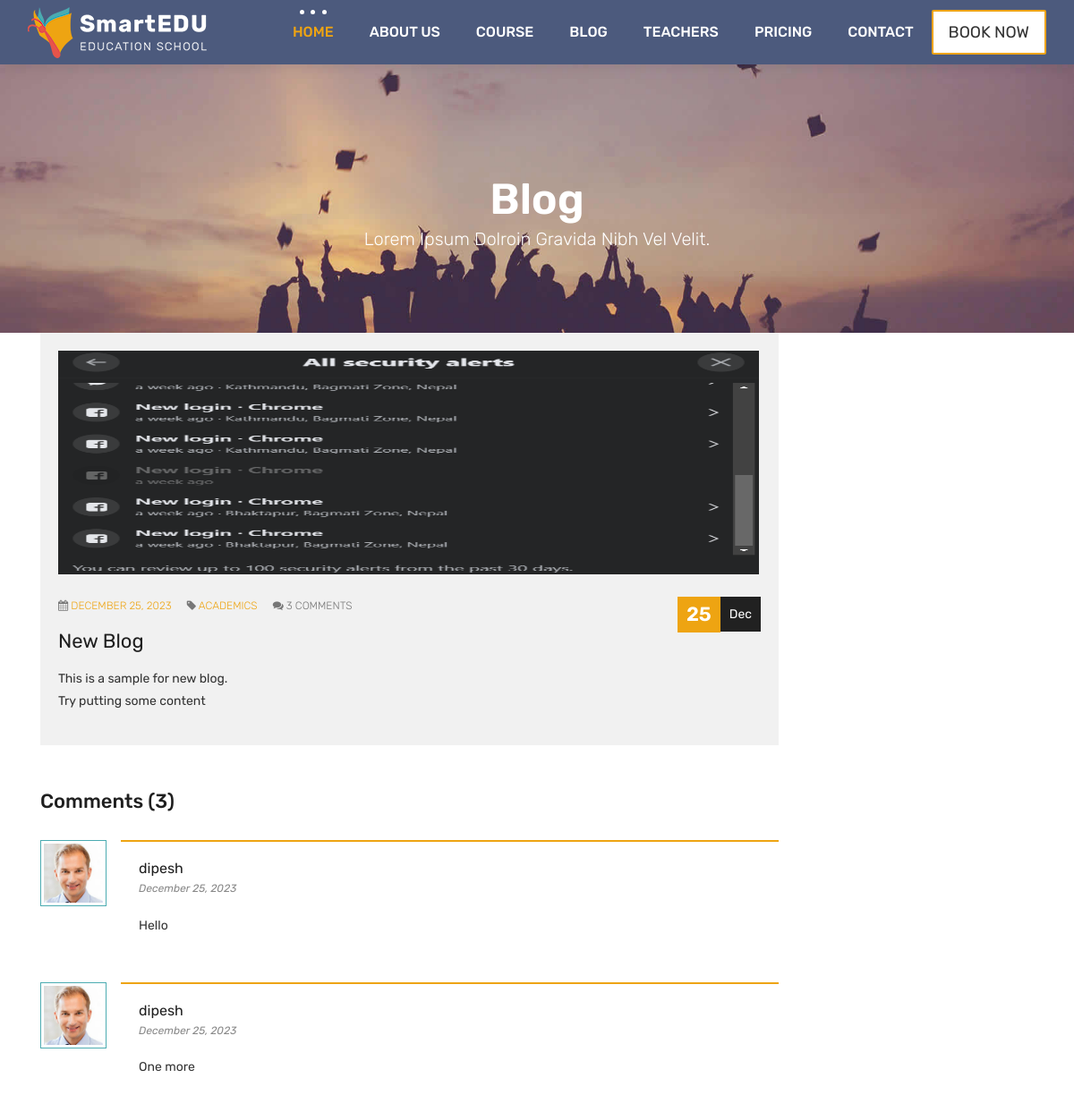
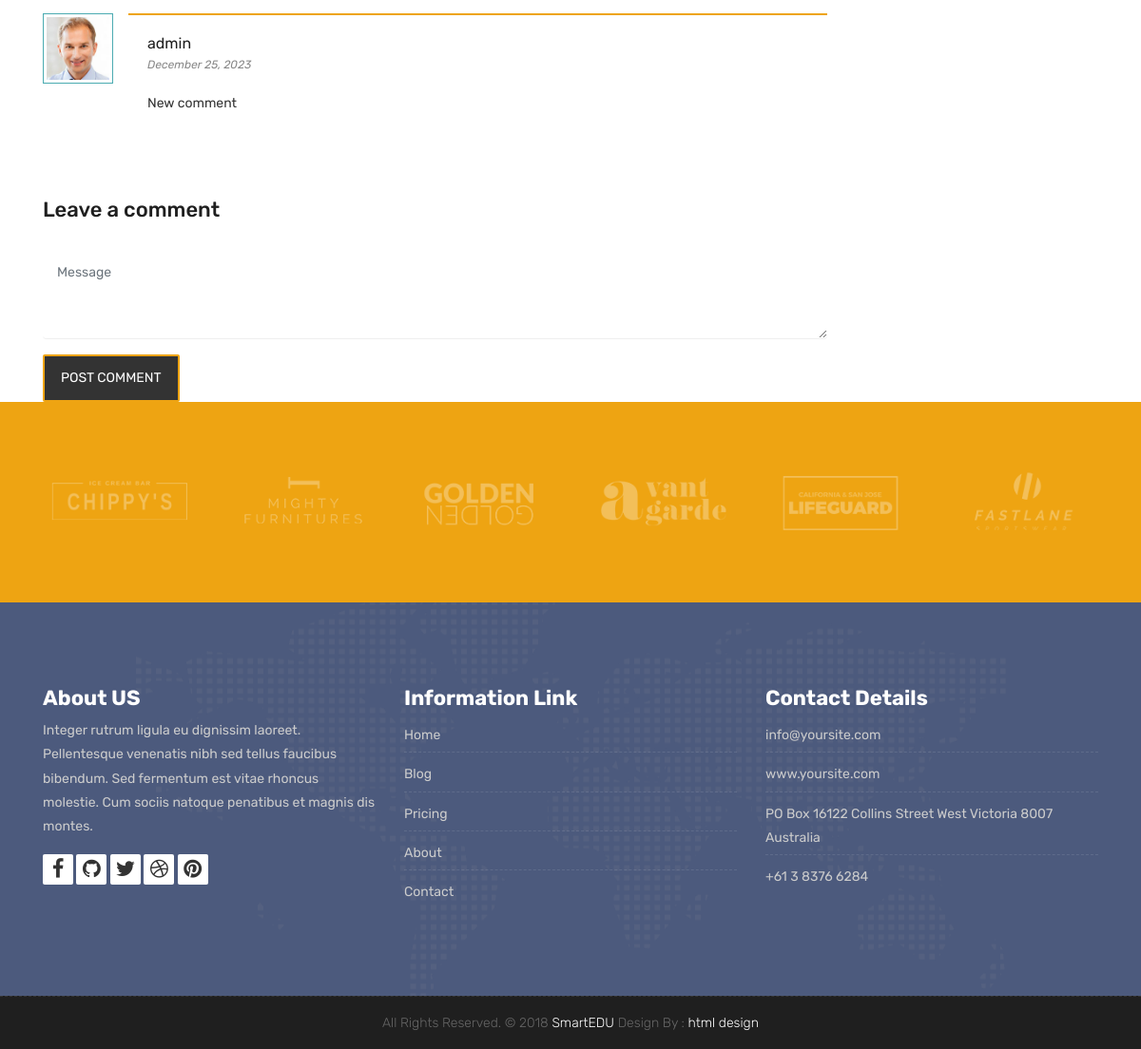
The page /blog/post/1/ (signed in) on the database its author committed (2 pictures, top to bottom).
### blog/models.py (models this page shows, shortened)
class Post(models.Model):
    title = models.CharField(max_length=255)
    body = models.TextField()
    created_on = models.DateTimeField(auto_now_add=True)
    last_modified = models.DateTimeField(auto_now=True)
    categories = models.ManyToManyField("Category", related_name="posts")
    image = models.ImageField(upload_to="blog", default="")

class Category(models.Model):
    name = models.CharField(max_length=30)
    class Meta:
        verbose_name_plural = "categories"

class Comment(models.Model):
    author = models.CharField(max_length=60)
    body = models.TextField()
    created_on = models.DateTimeField(auto_now_add=True)
    post = models.ForeignKey("Post", on_delete=models.CASCADE)

### blog/views.py (the view, shortened to what this page needs)
# urls.py: path("post/<int:pk>/", views.blog_detail, name="blog_detail"),
def blog_detail(request, pk):
    post = Post.objects.get(pk=pk)
    form = CommentForm()
    comments = Comment.objects.filter(post=post)
    context = {"post": post, "comments": comments, "form": form}
    return render(request, "blog/detail.html", context)

### blog/forms.py
class CommentForm(forms.Form):
    body = forms.CharField()

### blog/templates/blog/detail.html (shortened to what this page needs)
{% extends "base.html" %}
{% load static %}
{% block page_title %}
<div class="all-title-box">
    <div class="container text-center">
        <h1>Blog<span class="m_1">Lorem Ipsum dolroin gravida nibh vel velit.</span></h1>
    </div>
</div>
{% endblock page_title %}
{% block page_content %}
    <div class="container">
        <div class="row">
            <div class="col-lg-9 blog-post-single">
                <div class="blog-item">
                    <div class="image-blog">
                        <img src="{{ post.image.url }}" alt="{{ post.title }}" class="img-fluid" style="height: 250px; width: 783px;">
                    </div>
                    <div class="post-content">
                        <div class="post-date">
                            <span class="day">{{ post.created_on.day }}</span>
                            <span class="month">{{ post.created_on|date:"M" }}</span>
                        </div>
                        <div class="meta-info-blog">
                            <span><i class="fa fa-calendar"></i> <a href="#">{{ post.created_on|date:"F d, Y" }}</a></span>
                            <span><i class="fa fa-tag"></i> {% for category in post.categories.all %}<a href="{% url 'blog_category' category.name %}">{{ category.name }}</a>{% if not forloop.last %}, {% endif %}{% endfor %}</span>
                            <span><i class="fa fa-comments"></i> {{ comments.count }} Comments</span>
                        </div>
                        <div class="blog-title">
                            <h2>{{ post.title }}</h2>
                        </div>
                        <div class="blog-desc">
                            <p>{{ post.body | linebreaks }}</p>
                        </div>
                    </div>
                </div>
                <div class="blog-comments">
                    <h4>Comments ({{ comments.count }})</h4>
                    <div id="comment-blog">
                        <ul class="comment-list">
                            {% for comment in comments %}
                                <li class="comment">
                                    <div class="avatar"><img alt="" src="{% static 'images/avatar-01.jpg' %}" class="avatar"></div>
                                    <div class="comment-container">
                                        <h5 class="comment-author">{{ comment.author }}</h5>
                                        <div class="comment-meta">
                                            <a href="#" class="comment-date link-style1">{{ comment.created_on|date:"F d, Y" }}</a>
                                        </div>
                                        <div class="comment-body">
                                            <p>{{ comment.body | linebreaks }}</p>
                                        </div>
                                    </div>
                                </li>
                            {% endfor %}
                        </ul>
                    </div>
                </div>
                {% if request.user.is_authenticated %}
                <div class="comments-form">
                    <h4>Leave a comment</h4>
                    <div class="comment-form-main">
                        <form method="post">
                            <div class="row">
                                <div class="col-md-12">
                                    <div class="form-group">
                                        <textarea class="form-control" name="message" placeholder="Message" id="commenter-message" cols="30" rows="2"></textarea>
                                    </div>
                                </div>
                                <div class="col-md-12 post-btn">
                                    <button class="hover-btn-new orange"><span>Post Comment</span></button>
                                </div>
                            </div>
                        </form>
                    </div>
                </div>
{% endif %}
</div>
<div class="col-lg-3 col-12 right-single">
</div>
</div>
</div>
{% endblock page_content %}

### rows shown on the page
Post: image (picture), created_on.day "25", created_on "Dec", created_on "DECEMBER 25, 2023", title "New Blog", body "This is a sample for new blog. Try putting some content"
Category: name "ACADEMICS"
Comment: author "dipesh", created_on "December 25, 2023", body "Hello"
Comment: author "dipesh", created_on "December 25, 2023", body "One more"
Comment: author "admin", created_on "December 25, 2023", body "New comment"

### other values the page prints
{{ comments.count }} "3"
